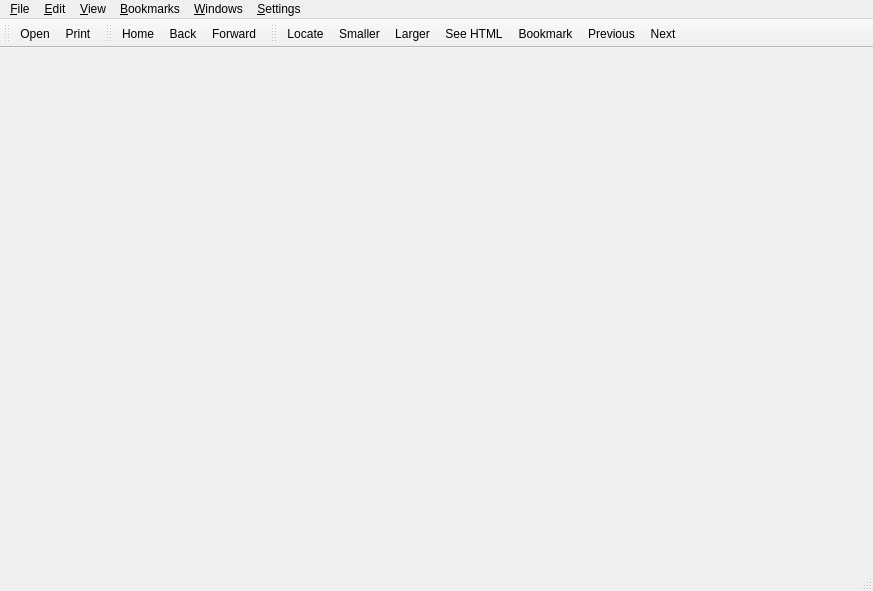
<?xml version="1.0" encoding="UTF-8"?>
<ui version="4.0">
 <class>MainWindow</class>
 <widget class="QMainWindow" name="MainWindow">
  <property name="geometry">
   <rect>
    <x>0</x>
    <y>0</y>
    <width>873</width>
    <height>591</height>
   </rect>
  </property>
  <property name="windowTitle">
   <string>kchmviewer</string>
  </property>
  <widget class="QWidget" name="widget"/>
  <widget class="QMenuBar" name="menubar">
   <property name="geometry">
    <rect>
     <x>0</x>
     <y>0</y>
     <width>873</width>
     <height>25</height>
    </rect>
   </property>
   <widget class="QMenu" name="menu_Settings">
    <property name="title">
     <string>&amp;Settings</string>
    </property>
    <addaction name="settings_SettingsAction"/>
   </widget>
   <widget class="QMenu" name="menu_Bookmarks">
    <property name="title">
     <string>&amp;Bookmarks</string>
    </property>
    <addaction name="bookmark_AddAction"/>
    <addaction name="separator"/>
   </widget>
   <widget class="QMenu" name="menu_File">
    <property name="title">
     <string>&amp;File</string>
    </property>
    <addaction name="file_Open_action"/>
    <addaction name="file_Print_action"/>
    <addaction name="separator"/>
    <addaction name="file_ExtractCHMAction"/>
    <addaction name="separator"/>
    <addaction name="file_exit_action"/>
   </widget>
   <widget class="QMenu" name="menu_Edit">
    <property name="title">
     <string>&amp;Edit</string>
    </property>
    <addaction name="edit_Copy_action"/>
    <addaction name="edit_SelectAll_action"/>
    <addaction name="separator"/>
    <addaction name="edit_FindAction"/>
   </widget>
   <widget class="QMenu" name="menu_View">
    <property name="title">
     <string>&amp;View</string>
    </property>
    <addaction name="view_Increase_font_size_action"/>
    <addaction name="view_Decrease_font_size_action"/>
    <addaction name="view_View_HTML_source_action"/>
    <addaction name="separator"/>
    <addaction name="view_Toggle_fullscreen_action"/>
    <addaction name="view_Show_navigator_window"/>
    <addaction name="view_Locate_in_contents_action"/>
    <addaction name="separator"/>
    <addaction name="view_Set_encoding_action"/>
   </widget>
   <widget class="QMenu" name="menu_Windows">
    <property name="title">
     <string>&amp;Windows</string>
    </property>
    <addaction name="action_Close_window"/>
    <addaction name="separator"/>
   </widget>
   <addaction name="menu_File"/>
   <addaction name="menu_Edit"/>
   <addaction name="menu_View"/>
   <addaction name="menu_Bookmarks"/>
   <addaction name="menu_Windows"/>
   <addaction name="menu_Settings"/>
  </widget>
  <widget class="QToolBar" name="mainToolbar">
   <property name="windowTitle">
    <string>general toolbar</string>
   </property>
   <property name="orientation">
    <enum>Qt::Horizontal</enum>
   </property>
   <attribute name="toolBarArea">
    <enum>TopToolBarArea</enum>
   </attribute>
   <attribute name="toolBarBreak">
    <bool>false</bool>
   </attribute>
   <addaction name="file_Open_action"/>
   <addaction name="file_Print_action"/>
  </widget>
  <widget class="QToolBar" name="navToolbar">
   <property name="windowTitle">
    <string>navigation toolbar</string>
   </property>
   <property name="orientation">
    <enum>Qt::Horizontal</enum>
   </property>
   <attribute name="toolBarArea">
    <enum>TopToolBarArea</enum>
   </attribute>
   <attribute name="toolBarBreak">
    <bool>false</bool>
   </attribute>
   <addaction name="nav_actionHome"/>
   <addaction name="nav_action_Back"/>
   <addaction name="nav_actionForward"/>
  </widget>
  <widget class="QToolBar" name="viewToolbar">
   <property name="windowTitle">
    <string>action toolbar</string>
   </property>
   <property name="orientation">
    <enum>Qt::Horizontal</enum>
   </property>
   <attribute name="toolBarArea">
    <enum>TopToolBarArea</enum>
   </attribute>
   <attribute name="toolBarBreak">
    <bool>false</bool>
   </attribute>
   <addaction name="view_Locate_in_contents_action"/>
   <addaction name="view_Decrease_font_size_action"/>
   <addaction name="view_Increase_font_size_action"/>
   <addaction name="view_View_HTML_source_action"/>
   <addaction name="bookmark_AddAction"/>
   <addaction name="nav_actionPreviousPage"/>
   <addaction name="nav_actionNextPageToc"/>
  </widget>
  <widget class="QStatusBar" name="mainStatusBar"/>
  <action name="file_Print_action">
   <property name="icon">
    <iconset resource="resources/images.qrc">
     <normaloff>:/images/icon_print.png</normaloff>:/images/icon_print.png</iconset>
   </property>
   <property name="text">
    <string>&amp;Print...</string>
   </property>
   <property name="iconText">
    <string>Print</string>
   </property>
   <property name="toolTip">
    <string>Print current page</string>
   </property>
   <property name="whatsThis">
    <string>Prints currently opened page.</string>
   </property>
   <property name="shortcut">
    <string>Ctrl+P</string>
   </property>
  </action>
  <action name="file_exit_action">
   <property name="text">
    <string>&amp;Quit</string>
   </property>
   <property name="iconText">
    <string>Exit</string>
   </property>
   <property name="whatsThis">
    <string>Exits the application</string>
   </property>
   <property name="shortcut">
    <string>Ctrl+Q</string>
   </property>
  </action>
  <action name="edit_Copy_action">
   <property name="icon">
    <iconset resource="resources/images.qrc">
     <normaloff>:/images/icon_copy.png</normaloff>:/images/icon_copy.png</iconset>
   </property>
   <property name="text">
    <string>C&amp;opy</string>
   </property>
   <property name="iconText">
    <string>Copy</string>
   </property>
   <property name="whatsThis">
    <string>Copies selected content to clipboard</string>
   </property>
   <property name="shortcut">
    <string>Ctrl+C</string>
   </property>
  </action>
  <action name="edit_SelectAll_action">
   <property name="icon">
    <iconset>
     <normaloff>image8</normaloff>image8</iconset>
   </property>
   <property name="text">
    <string>&amp;Select All</string>
   </property>
   <property name="iconText">
    <string>Paste</string>
   </property>
   <property name="whatsThis">
    <string>Selects everything in the document</string>
   </property>
   <property name="shortcut">
    <string>Ctrl+V</string>
   </property>
  </action>
  <action name="edit_FindAction">
   <property name="icon">
    <iconset resource="resources/images.qrc">
     <normaloff>:/images/icon_find.png</normaloff>:/images/icon_find.png</iconset>
   </property>
   <property name="text">
    <string>&amp;Find...</string>
   </property>
   <property name="toolTip">
    <string>Find text in currently opened page</string>
   </property>
   <property name="whatsThis">
    <string>Enters the Find in page mode</string>
   </property>
   <property name="shortcut">
    <string>Ctrl+F</string>
   </property>
  </action>
  <action name="file_ExtractCHMAction">
   <property name="text">
    <string>E&amp;xtract CHM content...</string>
   </property>
   <property name="toolTip">
    <string>Extract the CHM content to the directory</string>
   </property>
   <property name="whatsThis">
    <string>Exctracts the CHM archive content to the specified directory. All the files are extracted.</string>
   </property>
  </action>
  <action name="settings_SettingsAction">
   <property name="text">
    <string>&amp;Application settings...</string>
   </property>
   <property name="toolTip">
    <string>Change the application settings</string>
   </property>
   <property name="whatsThis">
    <string>Change the application settings</string>
   </property>
  </action>
  <action name="bookmark_AddAction">
   <property name="icon">
    <iconset resource="resources/images.qrc">
     <normaloff>:/images/icon_add_bookmark.png</normaloff>:/images/icon_add_bookmark.png</iconset>
   </property>
   <property name="text">
    <string>&amp;Add bookmark</string>
   </property>
   <property name="iconText">
    <string>Bookmark</string>
   </property>
   <property name="toolTip">
    <string>Adds a bookmark for currently opened page</string>
   </property>
   <property name="whatsThis">
    <string>Adds a bookmark for currently opened page. Remembers the opened page, and scroll position. Bookmarks are accessible through Bookmarks menu or tab.</string>
   </property>
   <property name="shortcut">
    <string>Ctrl+B</string>
   </property>
  </action>
  <action name="view_Increase_font_size_action">
   <property name="icon">
    <iconset resource="resources/images.qrc">
     <normaloff>:/images/icon_font_increase.png</normaloff>:/images/icon_font_increase.png</iconset>
   </property>
   <property name="text">
    <string>&amp;Increase font size</string>
   </property>
   <property name="iconText">
    <string>Larger</string>
   </property>
   <property name="toolTip">
    <string>Increase the font size</string>
   </property>
   <property name="whatsThis">
    <string>Increases the document font size. The new font size will be stored.</string>
   </property>
   <property name="shortcut">
    <string>Ctrl++</string>
   </property>
  </action>
  <action name="view_Decrease_font_size_action">
   <property name="icon">
    <iconset resource="resources/images.qrc">
     <normaloff>:/images/icon_font_decrease.png</normaloff>:/images/icon_font_decrease.png</iconset>
   </property>
   <property name="text">
    <string>&amp;Decrease font size</string>
   </property>
   <property name="iconText">
    <string>Smaller</string>
   </property>
   <property name="toolTip">
    <string>Decrease the font size</string>
   </property>
   <property name="whatsThis">
    <string>Decreases the document font size. The new font size will be stored.</string>
   </property>
   <property name="shortcut">
    <string>Ctrl+-</string>
   </property>
  </action>
  <action name="view_View_HTML_source_action">
   <property name="icon">
    <iconset resource="resources/images.qrc">
     <normaloff>:/images/icon_view_source.png</normaloff>:/images/icon_view_source.png</iconset>
   </property>
   <property name="text">
    <string>See &amp;HTML</string>
   </property>
   <property name="toolTip">
    <string>View HTML source of current page</string>
   </property>
   <property name="whatsThis">
    <string>Shows the HTML source of currently opened page</string>
   </property>
   <property name="shortcut">
    <string>Ctrl+U</string>
   </property>
  </action>
  <action name="view_Toggle_fullscreen_action">
   <property name="checkable">
    <bool>true</bool>
   </property>
   <property name="text">
    <string>Enable &amp;full screen mode</string>
   </property>
   <property name="whatsThis">
    <string>Enters or leaves the fullscreen mode</string>
   </property>
   <property name="shortcut">
    <string>F11</string>
   </property>
   <property name="autoRepeat">
    <bool>false</bool>
   </property>
  </action>
  <action name="view_Show_navigator_window">
   <property name="checkable">
    <bool>true</bool>
   </property>
   <property name="checked">
    <bool>true</bool>
   </property>
   <property name="text">
    <string>Show &amp;navigator window</string>
   </property>
   <property name="toolTip">
    <string>Show navigator dock window</string>
   </property>
   <property name="whatsThis">
    <string>Shows or hides the size window (with Content, Index, Search and Bookmark tabs)</string>
   </property>
   <property name="shortcut">
    <string>F9</string>
   </property>
   <property name="autoRepeat">
    <bool>false</bool>
   </property>
  </action>
  <action name="view_Locate_in_contents_action">
   <property name="icon">
    <iconset resource="resources/images.qrc">
     <normaloff>:/images/icon_locate_in_content.png</normaloff>:/images/icon_locate_in_content.png</iconset>
   </property>
   <property name="text">
    <string>&amp;Locate</string>
   </property>
   <property name="toolTip">
    <string>Locate the current page in contents window</string>
   </property>
   <property name="whatsThis">
    <string>If the current page is present in the Table of Contents, locate it there. </string>
   </property>
   <property name="shortcut">
    <string>Ctrl+</string>
   </property>
  </action>
  <action name="view_Set_encoding_action">
   <property name="text">
    <string>Set &amp;encoding</string>
   </property>
   <property name="whatsThis">
    <string>Changes the current document encoding. </string>
   </property>
  </action>
  <action name="file_Open_action">
   <property name="icon">
    <iconset resource="resources/images.qrc">
     <normaloff>:/images/icon_open_file.png</normaloff>:/images/icon_open_file.png</iconset>
   </property>
   <property name="text">
    <string>&amp;Open...</string>
   </property>
   <property name="toolTip">
    <string>Open a CHM file</string>
   </property>
   <property name="whatsThis">
    <string>Opens a new CHM file</string>
   </property>
  </action>
  <action name="nav_action_Back">
   <property name="icon">
    <iconset resource="resources/images.qrc">
     <normaloff>:/images/icon_back.png</normaloff>:/images/icon_back.png</iconset>
   </property>
   <property name="text">
    <string>Back</string>
   </property>
   <property name="toolTip">
    <string>Navigate back</string>
   </property>
   <property name="whatsThis">
    <string>Navigate back in navigation history</string>
   </property>
  </action>
  <action name="nav_actionForward">
   <property name="icon">
    <iconset resource="resources/images.qrc">
     <normaloff>:/images/icon_forward.png</normaloff>:/images/icon_forward.png</iconset>
   </property>
   <property name="text">
    <string>Forward</string>
   </property>
   <property name="toolTip">
    <string>Navigate forward</string>
   </property>
   <property name="whatsThis">
    <string>Navigate forward in navigation history</string>
   </property>
  </action>
  <action name="nav_actionHome">
   <property name="icon">
    <iconset resource="resources/images.qrc">
     <normaloff>:/images/icon_home.png</normaloff>:/images/icon_home.png</iconset>
   </property>
   <property name="text">
    <string>Home</string>
   </property>
   <property name="toolTip">
    <string>Navigate home</string>
   </property>
   <property name="whatsThis">
    <string>Navigate to the document Home page, as specified in the document.</string>
   </property>
  </action>
  <action name="nav_actionPreviousPage">
   <property name="icon">
    <iconset resource="resources/images.qrc">
     <normaloff>:/images/icon_prev_page.png</normaloff>:/images/icon_prev_page.png</iconset>
   </property>
   <property name="text">
    <string>Previous</string>
   </property>
   <property name="toolTip">
    <string>Go to the previous page in the Table of Contents</string>
   </property>
   <property name="whatsThis">
    <string>Go to the previous page in the &lt;b&gt;Table of Contents&lt;/b&gt;&lt;br&gt;&lt;br&gt;&lt;i&gt;Shortcut: Ctrl+Left Arrow&lt;/i&gt;</string>
   </property>
  </action>
  <action name="nav_actionNextPageToc">
   <property name="icon">
    <iconset resource="resources/images.qrc">
     <normaloff>:/images/icon_next_page.png</normaloff>:/images/icon_next_page.png</iconset>
   </property>
   <property name="text">
    <string>Next</string>
   </property>
   <property name="toolTip">
    <string>Go to the next page in the Table of Contents</string>
   </property>
   <property name="whatsThis">
    <string>Go to the next page in the &lt;b&gt;Table of Contents&lt;/b&gt;&lt;br&gt;&lt;br&gt;&lt;i&gt;Shortcut: Ctrl+Right Arrow&lt;/i&gt;</string>
   </property>
  </action>
  <action name="action_Close_window">
   <property name="text">
    <string>&amp;Close window</string>
   </property>
   <property name="toolTip">
    <string>Close current window</string>
   </property>
   <property name="whatsThis">
    <string>Closes currently opened window</string>
   </property>
   <property name="shortcut">
    <string>Ctrl+W</string>
   </property>
  </action>
 </widget>
 <layoutdefault spacing="6" margin="11"/>
 <resources>
  <include location="resources/images.qrc"/>
 </resources>
 <connections/>
</ui>
